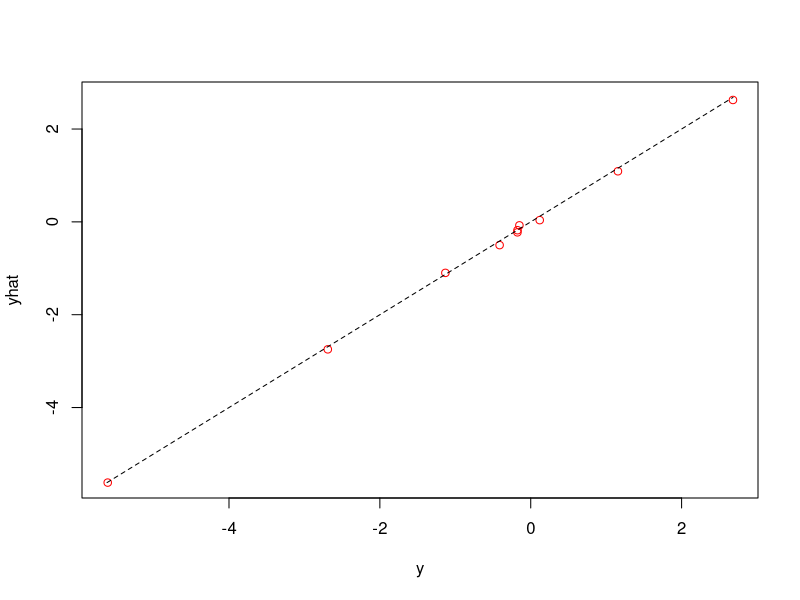
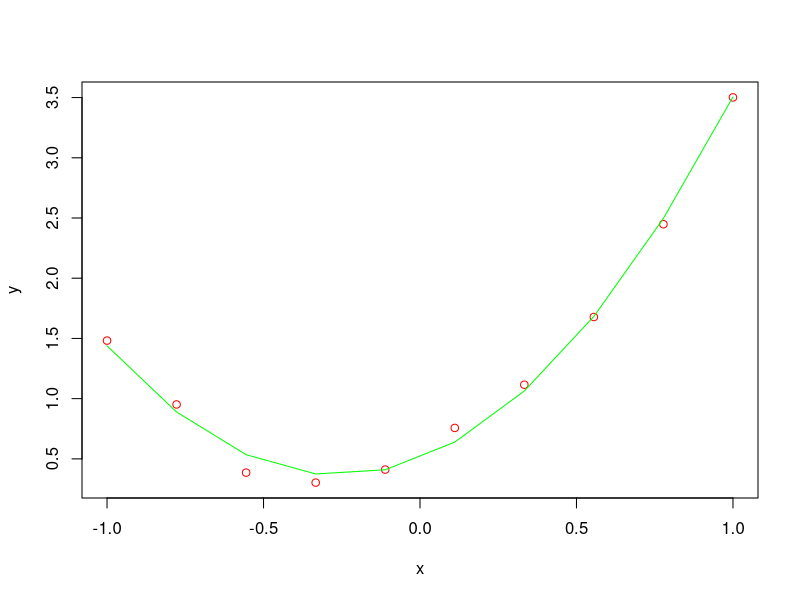

R code for these plots, in order:
# genlin.R  The general linear model

rm( list=ls() )

# set parameters
p <- 3    # number of independent variables in each sample
n <- 10   # number of samples

# make up some data using the linear model:  y = X*beta + eps
X <- matrix( rnorm(n*p), nrow=n )         # make up independent variables (X)
beta <- matrix( rnorm(p), nrow=p )        # make up regression coefficients (beta)
y <- X %*% beta + rnorm( n, sd=0.1 )      # compute dependent variables (y)

# now suppose we only have X and y.  we can solve the over-determined system
# of linear equations to estimate beta.  we implicitly use a sum-of-squares
# error measure.
betahat <- solve( t(X) %*% X ) %*% t(X) %*% y  # estimate beta
print( cbind( beta, betahat ) )           # compare true and estimated beta
# notice that we don't recover beta exactly.  this is OK, because the data
# are noisy -- we used rnorm() to generate y.

# plot actual and fitted y values
yhat <- X %*% betahat
mn <- min(y,yhat) ; mx <- max(y,yhat)
plot( y, yhat, type='p', col='red', xlim=c(mn,mx), ylim=c(mn,mx) )
lines( c(mn,mx), c(mn,mx), type='l', lty=2 )

# repeat the fit using R's lm() function, which is numerically more stable
m <- lm( y ~ X - 1 )                    # fit a linear model with y-intercept set to zero
betahat <- m$coefficients               # get the regression coefficients
print( cbind( beta, betahat ) )           # check the solution

# lm() also returns confidence intervals for the coefficients, and much more
# information as well -- see ?lm and str( fit )
cint <- confint( m, level=0.95 )

# note that even with the general linear model, we can model the dependent variable
# as a nonlinear function of the independent variables.  we just add new independent
# variables that are nonlinear functions of the initial independent variables.
# for example, we can model y as a quadratic function of x, as follows.

# make up some data
x <- seq( -1, 1, length.out=10 )
X <- cbind( rep( 1, length(x) ), x, x^2 )     # independent variables:  1, x, x^2
beta <- c( 0.5, 1, 2 )                        # coefficients
y <- X %*% beta + rnorm( length(x), sd=0.1 )  # dependent variables

# find regression coefficients
m <- lm( y ~ X - 1 )
betahat <- m$coefficients
print( cbind( beta, betahat ) )

# plot data and fitted curve
plot( x, y, type='p', col='red' )
lines( x, predict( m ), col='green' )
# predict( m ) returns the fitted model's predictions for the y values
# corresponding to the x values in the dataset
